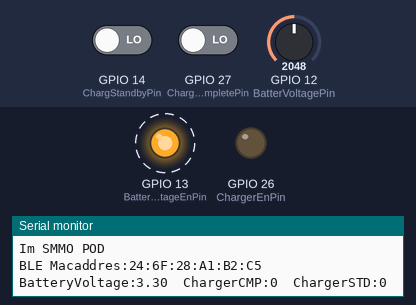
A sketch run on a simulated ESP32. Parts: output pins drawn as LEDs (lit = HIGH), the last lines printed to the serial monitor. Dashed ring = blinking. Inputs (shaded band) come from the test bench; at power-on: GPIO 27 (ChargCompletePin) LOW, GPIO 14 (ChargStandbyPin) LOW, GPIO 12 (BatterVoltagePin) = 2048. Nothing arrives over Bluetooth unless stated; a phone connects over Bluetooth LE 3 s after start.

Above: at 1.25 s.
1.3 s: GPIO 27 (ChargCompletePin) driven HIGH
At 2.1 s:
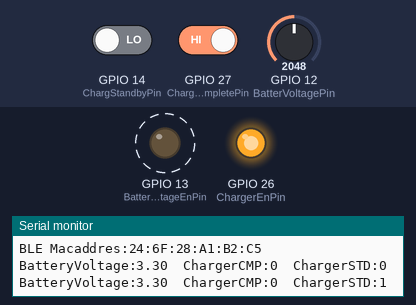
5.2 s: GPIO 14 (ChargStandbyPin) driven HIGH
At 7.0 s:
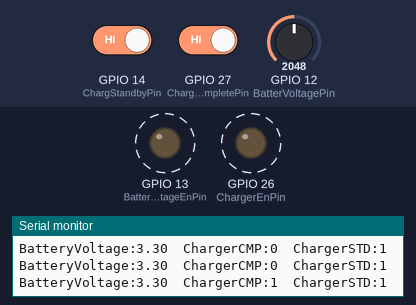
9.7 s: GPIO 14 (ChargStandbyPin) driven LOW
At 10.2 s:
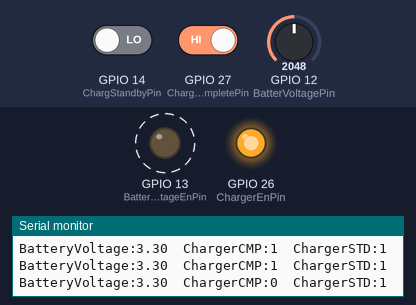
14.2 s: GPIO 27 (ChargCompletePin) driven LOW
At 15.2 s:
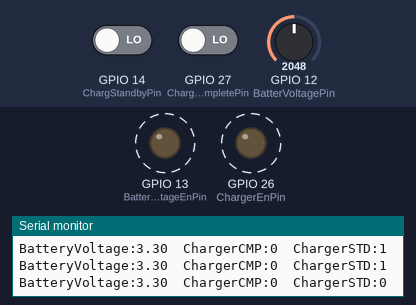
Timing chart, 0 to 18.7 s (numbered marks = the images above; inputs shaded):
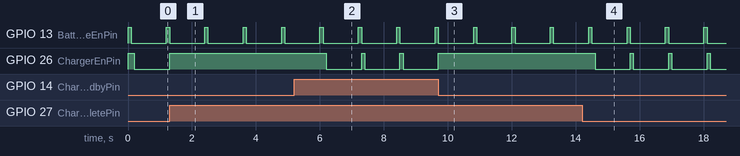

The sketch:

SMMO-V1.ino
```cpp
#include "Headers.h"


void setup()
{
 Serial.begin(115200);
 Serial.println("Im SMMO POD");
 ChargerPinInit();
 BleInit();
}

void loop()
{
 float BatteryVoltage ;
 BatteryVoltage = ReadBatteryVoltage();
 Serial.print("BatteryVoltage:");
 Serial.print(BatteryVoltage);
 Serial.print("\tChargerCMP:");
 Serial.print(ChargerStandbyState());
 Serial.print("\tChargerSTD:");
 Serial.print(ChargerCompleteState());
 Serial.println();
 delay(1000);
}
```

BLE.cpp
```cpp
#include "BLE.h"

BLEServer *pServer = NULL;
BLECharacteristic * pCharacteristic ;
BLEService *pService;

std::string BLE_Recieve("") ;

const uint8_t* U_BleMac;
uint8_t BLE_Payload_Size_Rec ;
uint8_t BLE_Payload_Rec[16];
uint8_t BLE_Device_ID = 0x03 ;

bool BLE_Connected = false;
bool oldDeviceConnected = false;
bool New_BLE_Data_Flag = false ;

char BLEMac[20];
char BTNameSTR[20];

BLEUUID  SERVICE_UUID((uint16_t)0xFFE0); // UART service UUID //"0000FFE0-0000-1000-8000-00805F9B34FB"
BLEUUID  CHARACTERISTIC_UUID ((uint16_t)0xFFE1); //"0000FFE1-0000-1000-8000-00805F9B34FB"

class MyServerCallbacks: public BLEServerCallbacks
{
 void onConnect(BLEServer* pServer)
  {
   BLE_Connected = true;
  //Serial.println("Connect");
  };

 void onDisconnect(BLEServer* pServer)
  {
   BLE_Connected = false ;
   //Serial.println("Disconnect");
  }
};

class MyCallbacks: public BLECharacteristicCallbacks
{
 void onWrite(BLECharacteristic *pCharacteristic)
  {
   BLE_Recieve = pCharacteristic->getValue();
   New_BLE_Data_Flag = true;
   if(DEBUG)
    Serial.println("BLE Data Recieved");
  }
};

void Bluetooth_Init(char* Name)
{

 BLEDevice::init(Name);

 pServer = BLEDevice::createServer();
 pServer->setCallbacks(new MyServerCallbacks());
 pService = pServer->createService(SERVICE_UUID);
 pCharacteristic = pService->createCharacteristic(
                                         CHARACTERISTIC_UUID,
                                         BLECharacteristic::PROPERTY_READ  |
                                         BLECharacteristic::PROPERTY_WRITE |
                                         BLECharacteristic::PROPERTY_NOTIFY
                                                 );

 pCharacteristic->setCallbacks(new MyCallbacks());
 pCharacteristic->addDescriptor(new BLE2902());
 pService->start();
 pServer->getAdvertising()->start();

}

void BleInit()
{
    Bluetooth_Init("ESP");
    BLEgetMac();
    sprintf(BTNameSTR,"SMMOPOD-%02X%02X",(int)U_BleMac[4],(int)U_BleMac[5]);
    BLEDevice::deinit();
    Bluetooth_Init(BTNameSTR);
}

void BLE_CheckConnection()
{
 if (!BLE_Connected && oldDeviceConnected)
  {
    pServer->startAdvertising();
    oldDeviceConnected = BLE_Connected;
  }
 if (BLE_Connected && !oldDeviceConnected)
  {
   oldDeviceConnected = BLE_Connected;
  }
}

void Print_BLE(uint8_t Payload_Send[10], uint8_t Payload_Size_Send , uint8_t BLE_CMD , uint8_t Value_ID)
{
 if(BLE_Connected)
  {
   uint8_t BLE_Data_Send[20];

   memset (BLE_Data_Send, 0, sizeof(BLE_Data_Send));

//    BLE_Data_Send[0] = Start_Byte;
//    BLE_Data_Send[1] = Station_ID;
//    BLE_Data_Send[2] = Program_Version;
//    BLE_Data_Send[3] = BLE_CMD;
//    BLE_Data_Send[4] = Value_ID;
//    BLE_Data_Send[5] = Payload_Size_Send;
//    BLE_Data_Send[6+Payload_Size_Send] = End_Byte;
//    BLE_Data_Send[7+Payload_Size_Send] = '\n';

   for (int i = 0; i < Payload_Size_Send; i++)
    {
     BLE_Data_Send[6+i] = Payload_Send[i];
    }

   pCharacteristic->setValue(BLE_Data_Send , Payload_Size_Send + 8);
   pCharacteristic->notify();
   delay(10);
  }
}

void BLERead()
{
 if(New_BLE_Data_Flag)
  {
//    if ( (BLE_Recieve[0] == Start_Byte) && (BLE_Recieve[1] == BLE_Device_ID) && (BLE_Recieve[BLE_Recieve.length() - 1] == End_Byte)  )
//     {
//      BLE_Analyse_Recived_Data((uint8_t *)BLE_Recieve.c_str() );
//      BLE_Recieve = "";
//     }
   New_BLE_Data_Flag = false ;
  }
}

void BLE_Analyse_Recived_Data(uint8_t Data[30])
{
 uint8_t BLE_CMD = Data[2] ;
   BLE_Device_ID = Data[1] ;
 BLE_Payload_Size_Rec = Data[3];

 for (int i = 0; i < BLE_Payload_Size_Rec; i++)
  {
   BLE_Payload_Rec[i] = Data[i+4];
  }

 BLE_Payload_Rec[BLE_Payload_Size_Rec] = 0;
 // Serial.println(BLE_CMD) ;
  switch (BLE_CMD)
   {
    // case  :
    // break ;

    // case :
    // break ;

    // case  :
    // break ;

    // case  :
    // break ;

    // case
    // break ;

    // case
    // break ;

    // case
    // break ;

    // case
    // break ;

    // case
    // break ;

    // case
    // break ;

    // case
    // break ;

    // case
    // break ;
   }
}

void BLEHeartBit()
{
 //Print_BLE( _Data , 2 , BLE_Heart_Bit , 0x01 )  ;
}

void BLEMacAddress()
{
 //Print_BLE( (uint8_t*)U_BleMac , 12 , BLE_Get_Mac , 0x01 )  ;
}

void BLEgetMac()
{
 U_BleMac = esp_bt_dev_get_address();
 sprintf(BLEMac,"%02X:%02X:%02X:%02X:%02X:%02X", (int)U_BleMac[0] , (int)U_BleMac[1] , (int)U_BleMac[2] , (int)U_BleMac[3] , (int)U_BleMac[4] , (int)U_BleMac[5] );
 Serial.print("BLE Macaddres:");
 Serial.println(BLEMac);
}
```

BLE.h
```cpp
#ifndef  BLE_H
#define  BLE_H

#include "Headers.h"

#include <BLEDevice.h>
#include <BLEServer.h>
#include <BLEUtils.h>
#include <BLE2902.h>
#include "esp_bt_main.h"
#include "esp_bt_device.h"


void Bluetooth_Init();
void BleInit();
void BLE_CheckConnection();
void Print_BLE(uint8_t Payload_Send[10], uint8_t Payload_Size_Send , uint8_t BLE_CMD , uint8_t Value_ID) ;
void BLE_Analyse_Recived_Data(uint8_t Data[30]) ;
void BLERead();
void BLEHeartBit() ;
void BLEMacAddress() ;
void BLEgetMac();


#endif
```

Charger.cpp
```cpp
#include "Charger.h"

bool ChargerEnPinLastState = LOW ;

void ChargerPinInit()
{
    pinMode(ChargCompletePin , INPUT-PULLUP) ;
    pinMode(ChargStandbyPin  , INPUT-PULLUP) ;
    pinMode(ChargerEnPin     , OUTPUT) ;
    pinMode(BatteryVoltageEnPin     , OUTPUT) ;
    digitalWrite(ChargerEnPin , HIGH);
    digitalWrite(BatteryVoltageEnPin , LOW);
}

bool ChargerStandbyState()
{
    if(!ChargerEnPinLastState) ChargerEnPinState(HIGH) ;
    delay(100) ;
    bool ChargStandbyPinState = digitalRead(ChargStandbyPin) ;
    if( ChargStandbyPinState ) ChargerEnPinState(LOW) ;
    return ChargStandbyPinState ;
}

bool ChargerCompleteState()
{
    bool ChargCompletePinState = digitalRead(ChargCompletePin) ;
    if (!ChargCompletePinState) ChargerEnPinState(LOW) ;
    return ChargCompletePinState ;
}

float ReadBatteryVoltage()
{
    uint32_t AdcValue ;
    float Voltage ;
    digitalWrite(BatteryVoltageEnPin , HIGH);
    delay(100);
    AdcValue = analogRead(BatterVoltagePin) ;
    Voltage = ((AdcValue * 3.3) / 4095 ) * 2 ;
    digitalWrite(BatteryVoltageEnPin , LOW);
    return Voltage ;
}

void ChargerEnPinState (bool State)
{
    digitalWrite(ChargerEnPin , State ) ;
    ChargerEnPinLastState = State ;
}
```

Charger.h
```cpp
#ifndef CHARGER_H
#define CHARGER_H

#include "Headers.h"

#define BatterVoltagePin    12
#define BatteryVoltageEnPin 13
#define ChargStandbyPin     14
#define ChargerEnPin        26
#define ChargCompletePin    27

bool ChargerStandbyState();
bool ChargerCompleteState();
void ChargerPinInit();
void ChargerEnPinState (bool State);
float ReadBatteryVoltage();


#endif
```

Headers.h
```cpp
#ifndef HEADERS_H
#define HEADERS_H

#include "Charger.h"
#include "Variables.h"
#include <Arduino.h>
#include "BLE.h"


#endif
```

Variables.h
```cpp
#ifndef VARIABLES_H
#define VARIABLES_H

#include "Headers.h"

#define DEBUG 0


#endif
```

Measured:
- after the input at 1.3 s, GPIO 26 (ChargerEnPin): goes on until 1.3 s, then stays HIGH
- after the input at 5.2 s, GPIO 26 (ChargerEnPin): alternates HIGH for 0.10 s and LOW for 1.1 s, starting after 1.0 s
- after the input at 9.7 s, GPIO 26 (ChargerEnPin): goes on until 9.7 s, then stays HIGH
- after the input at 14.2 s, GPIO 26 (ChargerEnPin): alternates HIGH for 0.10 s and LOW for 1.1 s, starting after 0.41 s
- by itself, GPIO 13 (BatteryVoltageEnPin): alternates HIGH for 0.10 s and LOW for 1.1 s
